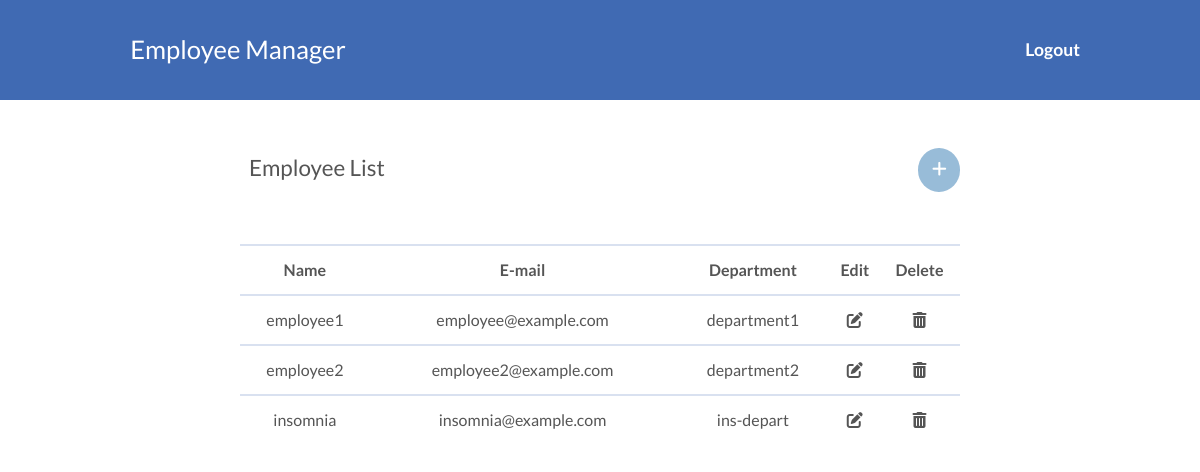
The app's page / (signed in), older data.
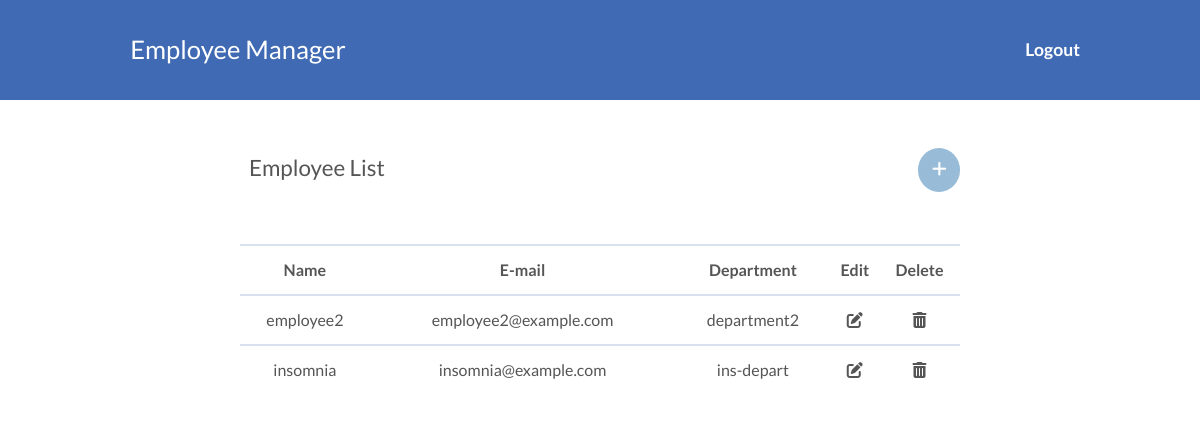
The same page, newer data.
### employees/models.py (models this page shows, shortened)
class Employee(models.Model):
    name = models.CharField(max_length=100)
    email = models.CharField(max_length=50)
    department = models.CharField(max_length=100)

### employees/views.py (the view)
# urls.py: path('', views.employee_list, name='employee_list'),
@login_required
def employee_list(request):
    employee = Employee.objects.all()
    data = {}
    data['object_list'] = employee
    return render(request, 'employee_list.html', data)

### employees/templates/employee_list.html
{% extends 'base.html' %}
{% load static %}
{% block content %}
    {% include 'header.html' %}
    <main id="employee-list">
      <div class="list-title-wrapper">
        <h2>Employee List</h2>
        <a href="{% url 'employee_add' %}" class="btn"><i class="fas fa-plus"></i></a>
      </div>
      <table border="1">
      <thead>
          <tr>
          <th>Name</th>
          <th>E-mail</th>
          <th>Department</th>
          <th>Edit</th>
          <th>Delete</th>
          </tr>
      </thead>
      <tbody>
          {% for employee in object_list %}
          <tr>
          <td>{{ employee.name }}</td>
          <td>{{ employee.email }}</td>
          <td>{{ employee.department }}</td>
          <td>
            <a href="{% url 'employee_edit' employee.id %}">
              <i class="fas fa-edit"></i>
            </a>
          </td>
          <td>
            <a href="{% url 'employee_delete' employee.id %}" >
              <i class="fas fa-trash-alt"></i>
            </a>
          </td>
          </tr>
          {% endfor %}
      </tbody>
      </table>
    </main>
{% endblock %}

### employees/templates/base.html (shortened to what this page needs)
{% load static %}
<!DOCTYPE html>
<html lang="en">
  <head>
    <link rel="stylesheet" href="{% static 'css/reset.css' %}">
    <link rel="stylesheet" href="{% static 'css/style.css' %}">
  </head>
<body>
    {% block content %}
    {% endblock content %}
</body>
</html>

### employees/templates/header.html
<header class="color-bg-base-blue color-text-white">
  <div class="header-content">
    <h1>Employee Manager</h1>
    <nav>
      {% if user.is_authenticated %}
        <a href="{% url 'logout' %}" class="link-login">Logout</a>
      {% else %}
        <a href="{% url 'login' %}" class="link-login">Login</a>
      {% endif %}
    </nav>
  </div>
</header>

### employees/static/css/style.css (style rules this page uses)
body { font-family: 'Lato', sans-serif; font-size: 16px; color: #555; }
h1, h2, h3 { margin: 0.4em; font-size: 1.4em; font-weight: 500; }
main { width: 60%; margin: auto; min-height: 100%; }
header { width: 100%; margin-bottom: 3em; }
.header-content { display: flex; justify-content: space-between; height: 100px; align-items: center; width: 80%; margin: auto; }
.header-content h1 { font-size: 1.6em; }
.link-login { text-decoration: none; color: #fff; transition: color ease 0.3s; font-weight: bold; font-size: 1.1em; }
.btn { background-color: #406AB3; border-radius: 4px; border: none; color: #fff; font-size: 1.05em; font-weight: bold; padding: 0.8em 1.6em; cursor: pointer; transition: background-color ease 0.4s; }
table { width: 100%; }
tr, tbody tr { border-top: 2px solid rgba(64, 106, 179, 0.2); }
table td, table th { height: 3em; vertical-align: middle; text-align: center; }
table a { text-decoration: none; color: #555; }
thead { font-weight: bold; }
.list-title-wrapper { margin-bottom: 3em; padding-bottom: 0.3em; display: flex; justify-content: space-between; }
.list-title-wrapper .btn { padding: 0.8em; border-radius: 50%; text-align: center; vertical-align: middle; background-color: #98BCD8; transition: background-color ease 0.4s; }
.color-text-white { color: #fff; }
.color-bg-base-blue { background-color: #406AB3; }

Row changes from the older to the newer data that the page shows:
removed Employee: name "employee1", email "employee@example.com", department "department1"
